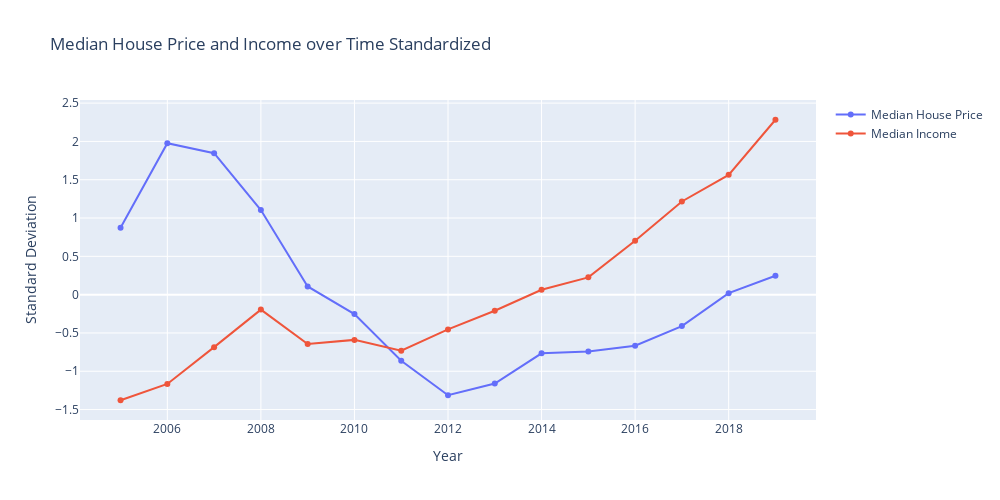

The notebook cell this image was saved under:
### Code cell
# Standarized to show relationship

variables = final_table[['Year','NewUnits','MedianHousePrice','AverageRate','MedianIncome']]
year = final_table[['Year']]
year = pd.DataFrame(data=year.Year.unique(),columns=['Year'])
new_var = variables.groupby(by='Year').agg('mean').reset_index()
sc_X = StandardScaler()
var_standard = sc_X.fit_transform(new_var[['NewUnits','MedianHousePrice','AverageRate','MedianIncome']])
var_standard = pd.DataFrame(data=var_standard, columns=['NewUnits','MedianHousePrice','AverageRate','MedianIncome'])
var_standard = pd.concat([var_standard.reset_index(drop=True), year], axis=1)
var_standard

fig = px.line(width=1000, height=500,labels={'Year'}, title='Median House Price and Income over Time Standardized')
fig.add_scatter(x=var_standard['Year'],y=var_standard['MedianHousePrice'], name = 'Median House Price')
fig.add_scatter(x=var_standard['Year'],y=var_standard['MedianIncome'], name = 'Median Income')
fig.update_yaxes(title='Standard Deviation')
fig.update_xaxes(title='Year')
fig.show()

### Figure 1 — Plotly figure (JSON) as saved in the notebook; plotly's stock layout.template omitted (floating-point values rounded to 4 significant figures)
{"data": [{"name": "Median House Price", "type": "scatter", "x": [2005, 2006, 2007, 2008, 2009, 2010, 2011, 2012, 2013, 2014, 2015, 2016, 2017, 2018, 2019], "y": [0.8743, 1.976, 1.846, 1.104, 0.1067, -0.2531, -0.8622, -1.313, -1.16, -0.7663, -0.7417, -0.6667, -0.4109, 0.01949, 0.2472]}, {"name": "Median Income", "type": "scatter", "x": [2005, 2006, 2007, 2008, 2009, 2010, 2011, 2012, 2013, 2014, 2015, 2016, 2017, 2018, 2019], "y": [-1.378, -1.165, -0.6852, -0.1953, -0.6448, -0.5904, -0.7312, -0.4538, -0.2105, 0.06332, 0.2258, 0.7038, 1.216, 1.563, 2.283]}], "layout": {"height": 500, "legend": {"tracegroupgap": 0}, "title": {"text": "Median House Price and Income over Time Standardized"}, "width": 1000, "xaxis": {"anchor": "y", "domain": [0, 1], "title": {"text": "Year"}}, "yaxis": {"anchor": "x", "domain": [0, 1], "title": {"text": "Standard Deviation"}}}}
